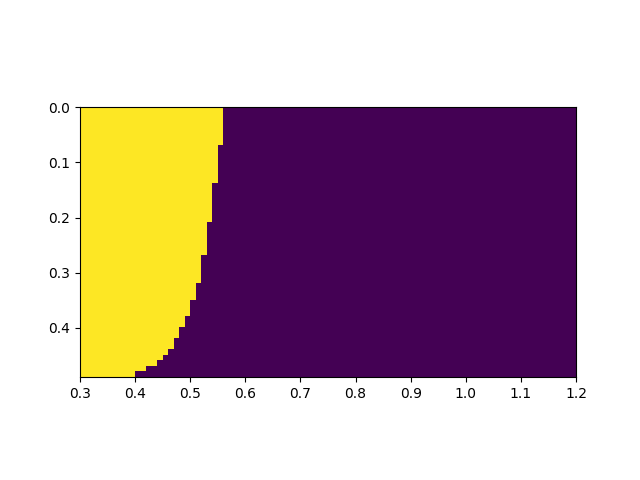

Python code for this plot:
import matplotlib.pyplot as plt
import numpy as np
import mcmc.old_mcmcs.realMf as hm

compute = False
analyse = True
ps = np.arange(0., 0.49, 0.01)
qs = np.arange(0.3, 1.2, 0.01)

if compute:
    print("{0} computations needed" .format(len(ps)*len(qs)))

    nbr = len(ps)*len(qs)
    values = np.zeros((len(ps), len(qs)))

    i = 0
    for p in ps:
        j = 0
        for q in qs:
            if hm.CFHTv(21, q, p, parallel=True)[0] == -np.pi:
                print("Failure")
                values[i][j] = 1
            print("Iteration {0}/{1}" .format(*[(i+1)*(j+1), nbr]))
            j += 1
        i += 1

    np.save('code_issues/failure.npy', values)

if analyse:

    values = np.load('code_issues/failure.npy')
    matrix = values.reshape((len(ps), len(qs)))
    plt.imshow(matrix, extent=[0.3, 1.2, 0.49, 0.])
    plt.show()
